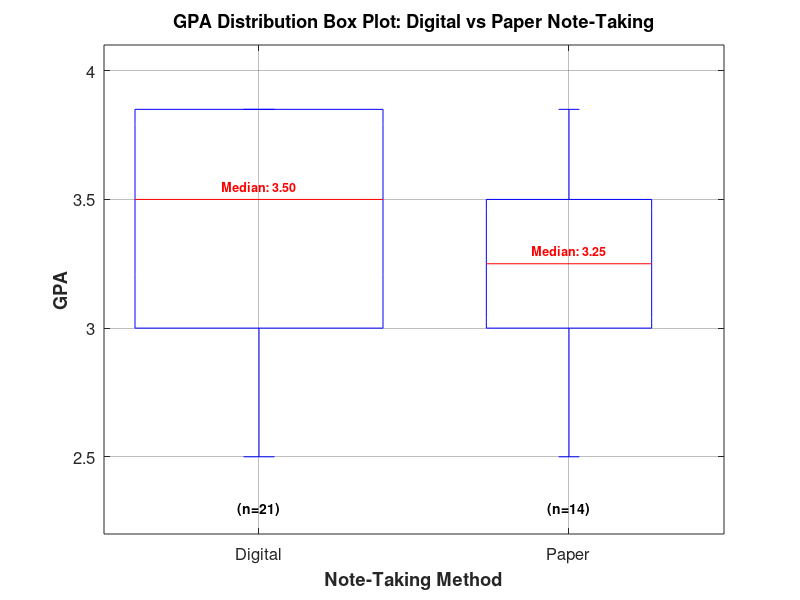

Source code (MATLAB):
% Graph 4: Box Plot Comparison (OCTAVE COMPATIBLE)
clear; clc;

% Raw data from your dataset
digital_gpa = [3.85, 3.85, 3.85, 3.85, 3.85, 3.85, 3.85, ...
               3.50, 3.50, 3.50, 3.50, 3.50, 3.50, 3.50, 3.50, ...
               3.00, 3.00, 3.00, 3.00, ...
               2.50, 2.50];

paper_gpa = [3.85, 3.85, 3.85, ...
             3.50, 3.50, 3.50, 3.50, ...
             3.00, 3.00, 3.00, 3.00, ...
             2.50, 2.50, 2.50];

% Create figure
figure(4);
clf;

% Try standard boxplot if available
try
    % Combine data for boxplot
    data = [digital_gpa, paper_gpa];
    groups = [ones(1,length(digital_gpa)), 2*ones(1,length(paper_gpa))];
    boxplot(data, groups);
    set(gca, 'XTickLabel', {'Digital', 'Paper'});

catch
    % Manual box plot implementation
    fprintf('Creating manual box plots...\n');

    % Debug: Print statistics for both groups
    fprintf('Digital GPA stats:\n');
    fprintf('  Q1: %.2f, Median: %.2f, Q3: %.2f\n', prctile(digital_gpa, 25), median(digital_gpa), prctile(digital_gpa, 75));
    fprintf('Paper GPA stats:\n');
    fprintf('  Q1: %.2f, Median: %.2f, Q3: %.2f\n', prctile(paper_gpa, 25), median(paper_gpa), prctile(paper_gpa, 75));

    positions = [1, 2];
    datasets = {digital_gpa, paper_gpa};
    colors = {[0.3, 0.6, 0.9], [0.9, 0.6, 0.3]};

    % Initialize the plot
    hold on;

    for i = 1:2
        data_set = datasets{i};
        pos = positions(i);

        % Calculate quartiles
        q1 = prctile(data_set, 25);
        q2 = median(data_set);  % median
        q3 = prctile(data_set, 75);
        iqr = q3 - q1;

        % Calculate whiskers
        lower_whisker = max(min(data_set), q1 - 1.5*iqr);
        upper_whisker = min(max(data_set), q3 + 1.5*iqr);

        % Draw box (ensure minimum height for visibility)
        box_width = 0.3;
        box_height = max(q3-q1, 0.05); % Minimum height of 0.05

        % Create rectangle for the box
        x_coords = [pos-box_width/2, pos+box_width/2, pos+box_width/2, pos-box_width/2, pos-box_width/2];
        y_coords = [q1, q1, q3, q3, q1];

        % Fill the box
        fill(x_coords, y_coords, colors{i}, 'EdgeColor', 'black', 'LineWidth', 1.5);

        % Draw median line
        plot([pos-box_width/2, pos+box_width/2], [q2, q2], 'k-', 'LineWidth', 2);

        % Draw whiskers
        plot([pos, pos], [q3, upper_whisker], 'k-', 'LineWidth', 1.5);
        plot([pos, pos], [q1, lower_whisker], 'k-', 'LineWidth', 1.5);

        % Draw whisker caps
        cap_width = box_width * 0.5;
        plot([pos-cap_width/2, pos+cap_width/2], [upper_whisker, upper_whisker], 'k-', 'LineWidth', 1.5);
        plot([pos-cap_width/2, pos+cap_width/2], [lower_whisker, lower_whisker], 'k-', 'LineWidth', 1.5);

        % Find and plot outliers
        outliers = data_set(data_set < lower_whisker | data_set > upper_whisker);
        if ~isempty(outliers)
            for j = 1:length(outliers)
                plot(pos, outliers(j), 'ro', 'MarkerSize', 6, 'MarkerFaceColor', 'red');
            end
        end
    end

    % Set axis properties for manual plot
    set(gca, 'XTick', [1, 2]);
    set(gca, 'XTickLabel', {'Digital', 'Paper'});
    xlim([0.5, 2.5]);
end

% Labels and formatting
xlabel('Note-Taking Method', 'FontSize', 12, 'FontWeight', 'bold');
ylabel('GPA', 'FontSize', 12, 'FontWeight', 'bold');
title('GPA Distribution Box Plot: Digital vs Paper Note-Taking', 'FontSize', 14, 'FontWeight', 'bold');

% Add grid
grid on;
set(gca, 'GridAlpha', 0.3);

% Add sample size labels
text(1, 2.3, '(n=21)', 'HorizontalAlignment', 'center', 'FontSize', 10, 'FontWeight', 'bold');
text(2, 2.3, '(n=14)', 'HorizontalAlignment', 'center', 'FontSize', 10, 'FontWeight', 'bold');

% Add median value labels
median_digital = median(digital_gpa);
median_paper = median(paper_gpa);
text(1, median_digital + 0.05, sprintf('Median: %.2f', median_digital), ...
     'HorizontalAlignment', 'center', 'FontSize', 9, 'Color', 'red', 'FontWeight', 'bold');
text(2, median_paper + 0.05, sprintf('Median: %.2f', median_paper), ...
     'HorizontalAlignment', 'center', 'FontSize', 9, 'Color', 'red', 'FontWeight', 'bold');

% Set axis limits and formatting
ylim([2.2, 4.1]);
set(gca, 'FontSize', 12);

% Final formatting
set(gcf, 'Position', [100, 100, 800, 600]);
set(gcf, 'Color', 'white');

% Keep the plot displayed
hold off;
drawnow;

% Save the figure
print('boxplot_comparison.png', '-dpng', '-r300');
fprintf('Graph 4 saved as boxplot_comparison.png\n');
